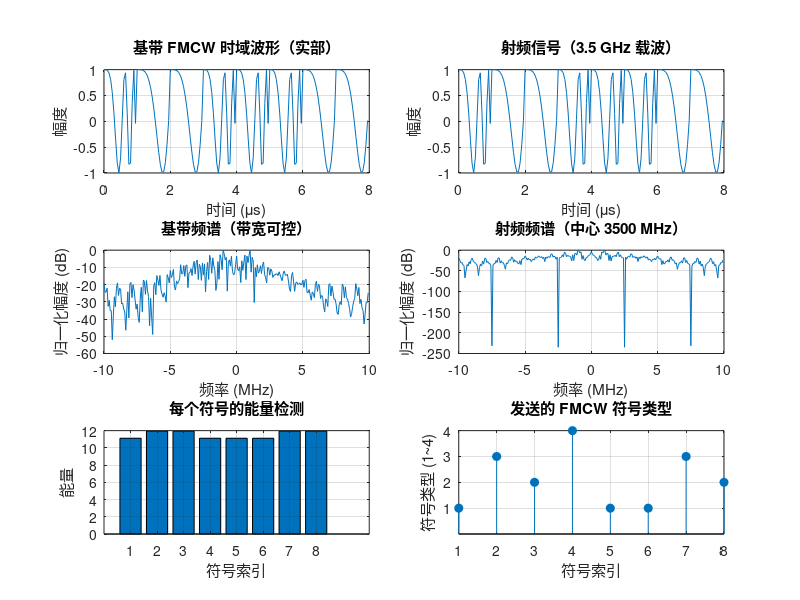

Write MATLAB code to recreate this figure.
%% FMCW 符号能量检测仿真 这个脚本使用了chirp信号作为符号，成功，但是不可以作为后续的基础，只能另想idea
clear; clc; close all;

%% 1. 基本参数
N_sym = 8;              % 符号数
Rs = 1e6;               % 符号速率 1 MHz
Ts = 1/Rs;              % 符号周期 1 μs
sps = 20;               % 每符号采样点数
fs = sps * Rs;          % 采样率 20 MHz
fc = 3.5e9;             % 载波频率 3.5 GHz

% FMCW 参数
B = 5e6;                % FMCW 带宽 5 MHz
T_chirp = Ts;           % 一个符号 = 一个 chirp
k = B / T_chirp;        % 调频斜率

%% 2. 生成 4 种不同的 FMCW 符号（斜率不同）
% 用 4 种斜率代表 QPSK 的 4 个符号
slopes = [-k, -k/3, k/3, k];   % 四种调频斜率

% 随机选择 8 个符号
symbol_idx = randi([1 4], 1, N_sym);

%% 3. 生成 FMCW 基带信号
t_sym = (0:sps-1)/fs;   % 一个符号的时间轴
tx_bb = [];

for i = 1:N_sym
    slope = slopes(symbol_idx(i));
    
    % 线性调频信号（复基带）
    chirp_i = exp(1j*pi*slope*t_sym.^2);
    
    tx_bb = [tx_bb, chirp_i];
end

% 时间轴
t_bb = (0:length(tx_bb)-1)/fs;

%% 4. 上变频到 3.5 GHz
carrier = exp(1j*2*pi*fc*t_bb);
tx_rf = real(tx_bb .* carrier);

%% 5. 能量检测（每个符号周期内）
energy_detected = zeros(1, N_sym);

for i = 1:N_sym
    start_idx = (i-1)*sps + 1;
    end_idx   = i*sps;
    
    segment = tx_rf(start_idx:end_idx);
    energy_detected(i) = sum(abs(segment).^2);
end

%% 6. 可视化
figure('Position', [100 100 1400 800]);

% 子图1：基带 FMCW 时域（实部）
subplot(3,2,1);
plot(t_bb*1e6, real(tx_bb));
xlabel('时间 (\mus)');
ylabel('幅度');
title('基带 FMCW 时域波形（实部）');
grid on;

% 子图2：射频时域
subplot(3,2,2);
plot(t_bb*1e6, tx_rf);
xlabel('时间 (\mus)');
ylabel('幅度');
title('射频信号（3.5 GHz 载波）');
grid on;

% 子图3：基带频谱
subplot(3,2,3);
NFFT = 2^nextpow2(length(tx_bb));
f = (-NFFT/2:NFFT/2-1)*(fs/NFFT)/1e6;
X = fftshift(fft(tx_bb, NFFT));
plot(f, 20*log10(abs(X)/max(abs(X))));
xlabel('频率 (MHz)');
ylabel('归一化幅度 (dB)');
title('基带频谱（带宽可控）');
grid on;

% 子图4：射频频谱
subplot(3,2,4);
X_rf = fftshift(fft(tx_rf, NFFT));
plot(f, 20*log10(abs(X_rf)/max(abs(X_rf))));
xlabel('频率 (MHz)');
ylabel('归一化幅度 (dB)');
title('射频频谱（中心 3500 MHz）');
grid on;

% 子图5：能量检测结果
subplot(3,2,5);
bar(1:N_sym, energy_detected);
xlabel('符号索引');
ylabel('能量');
title('每个符号的能量检测');
grid on;

% 子图6：符号类型
subplot(3,2,6);
stem(1:N_sym, symbol_idx, 'filled');
set(gca, 'YTick', 1:4);
ylabel('符号类型 (1~4)');
xlabel('符号索引');
title('发送的 FMCW 符号类型');
grid on;

%% 7. 输出结果
fprintf('========== FMCW 能量检测仿真 ==========\n');
fprintf('符号数: %d\n', N_sym);
fprintf('符号速率: %.2f MHz\n', Rs/1e6);
fprintf('FMCW 带宽: %.2f MHz\n', B/1e6);
fprintf('载波频率: %.2f GHz\n', fc/1e9);
fprintf('\n每个符号的能量：\n');
disp(energy_detected);
fprintf('能量标准差: %.4f\n', std(energy_detected));
fprintf('能量变化率: %.2f %%\n', std(energy_detected)/mean(energy_detected)*100);
